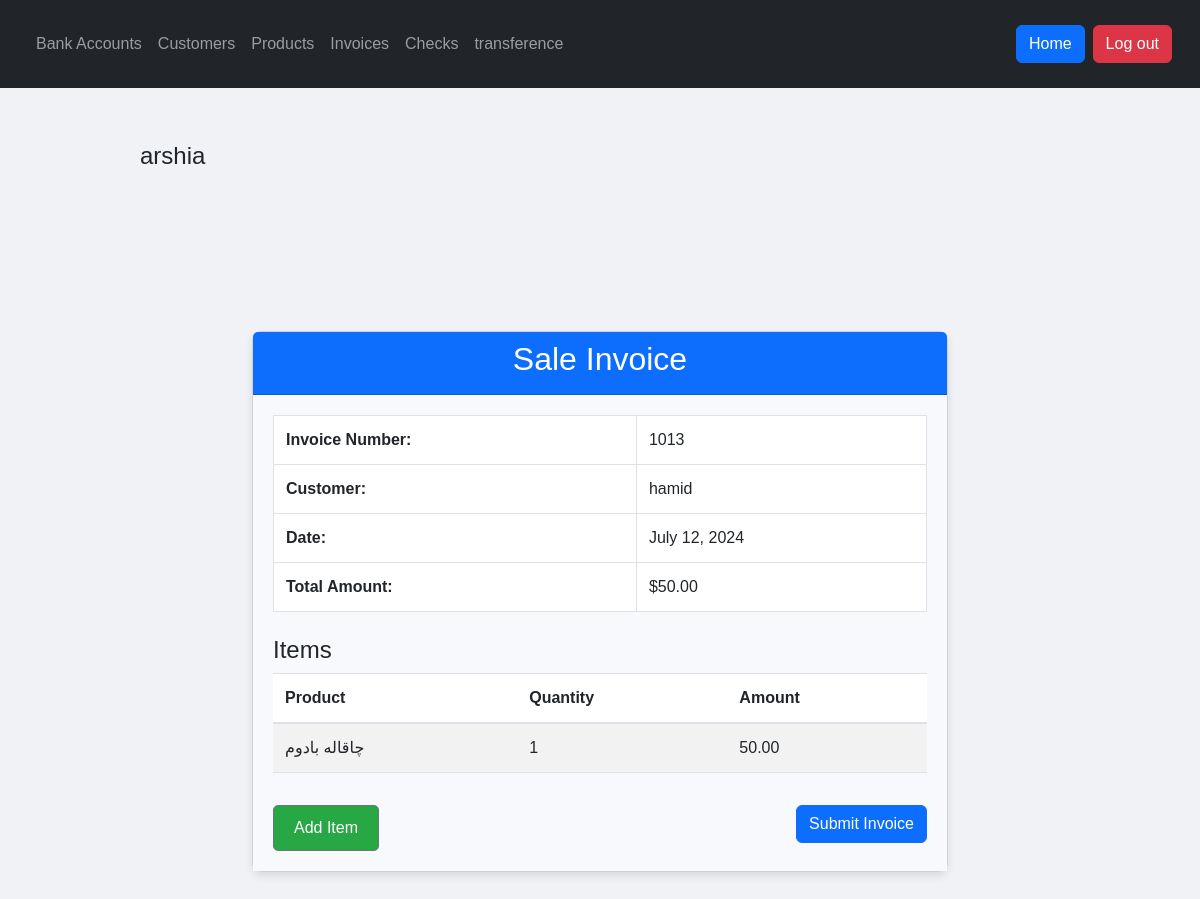
/invoices/13/ (signed in), run on the app's committed database.
### app/models.py (models this page shows, shortened)
class Invoice(models.Model):
    INVOICE_TYPES = (
        ('purchase', 'Purchase'),
        ('sale', 'Sale'),
    )
    user = models.ForeignKey(User, on_delete=models.CASCADE, null=True, blank=True)
    invoice_type = models.CharField(max_length=10, choices=INVOICE_TYPES)
    customer = models.ForeignKey(Customer, on_delete=models.CASCADE)
    date = models.DateField(auto_now_add=True)
    invoice_number = models.PositiveIntegerField(unique=True, blank=True, null=True)
    total_amount = models.DecimalField(max_digits=10, decimal_places=2, default=0.00, blank=True, null=True)
    remaining_amount = models.DecimalField(max_digits=10, decimal_places=2, default=0.00, blank=True, null=True)

class Customer(models.Model):
    user = models.ForeignKey(User, on_delete=models.CASCADE, null=True, blank=True)
    name = models.CharField(max_length=100)
    email = models.EmailField()

class InvoiceItem(models.Model):
    invoice = models.ForeignKey(Invoice, related_name='invoice_items', on_delete=models.CASCADE)
    product = models.ForeignKey(Product, on_delete=models.CASCADE)
    quantity = models.PositiveIntegerField()
    amount = models.DecimalField(max_digits=10, decimal_places=2, blank=True, null=True)
    is_submitted = models.BooleanField(default=False)

class Product(models.Model):
    user = models.ForeignKey(User, on_delete=models.CASCADE, null=True, blank=True)
    name = models.CharField(max_length=100)
    price = models.DecimalField(max_digits=10, decimal_places=2)
    quantity = models.IntegerField(default=0)

### app/views.py (the view)
# urls.py: path('invoices/<int:pk>/', InvoiceDetailView.as_view(), name='invoice-detail'),
class InvoiceDetailView(LoginRequiredMixin, DetailView):
    model = Invoice
    template_name = 'app/invoice_detail.html'
    context_object_name = 'invoice'
    def get_context_data(self, **kwargs):
        context = super().get_context_data(**kwargs)
        context['items'] = self.object.invoice_items.all()
        return context

### app/templates/app/invoice_detail.html
{% extends 'app/base.html' %}
{% load static %}
{% load custom_filters %}
{% block extra_css %}
<link rel="stylesheet" type="text/css" href="{% static 'css/invoice_detail.css' %}">
{% endblock %}
{% block content %}
<div class="container mt-5">
    <div class="card">
        {% if invoice.invoice_type == 'sale' %}
        <div class="card-header bg-primary text-white text-center">
            <h2>Sale Invoice</h2>
        </div>
        {% elif invoice.invoice_type == 'purchase' %}
        <div class="card-header bg-danger text-white text-center">
            <h2>Purchase Invoice</h2>
        </div>
        {% endif %}
        <div class="card-body">
            <table class="table table-bordered">
                <tbody>
                    <tr>
                        <th>Invoice Number:</th>
                        <td>{{ invoice.invoice_number }}</td>
                    </tr>
                    <tr>
                        <th>Customer:</th>
                        <td>{{ invoice.customer.name }}</td>
                    </tr>
                    <tr>
                        <th>Date:</th>
                        <td>{{ invoice.date }}</td>
                    </tr>
                    <tr>
                        <th>Total Amount:</th>
                        <td>${{ invoice.total_amount }}</td>
                    </tr>
                </tbody>
            </table>
            <h4 class="mt-4">Items</h4>
            <table class="table table-striped">
                <thead>
                    <tr>
                        <th>Product</th>
                        <th>Quantity</th>
                        <th>Amount</th>
                    </tr>
                </thead>
                <tbody>
                    {% for item in items %}
                    <tr>
                        <td>{{ item.product.name }}</td>
                        <td>{{ item.quantity }}</td>
                        <td>{{ item.amount }}</td>
                    </tr>
                    {% endfor %}
                </tbody>
            </table>
            <a href="{% url 'invoiceitem-create' invoice.id %}" class="btn btn-secondary mt-3">Add Item</a>
            <a href="{% url 'process-invoice' invoice.id %}" class="btn btn-primary mt-3 submit-btn " >Submit Invoice</a>
        </div>
    </div>
</div>
{% endblock %}

### app/templates/app/base.html (shortened to what this page needs)
<!DOCTYPE html>
<html>
<head>
    <link href="https://cdn.jsdelivr.net/npm/bootstrap@5.3.0-alpha1/dist/css/bootstrap.min.css" rel="stylesheet">
    {% load static %}
    <link rel="stylesheet" type="text/css" href="{% static 'css/base.css' %}">
    {% block extra_css %}
    {% endblock %}
</head>
<body>
    <header class="bg-dark text-white p-3 mb-4">
        <nav class="navbar navbar-expand-lg navbar-dark">
            <div class="container-fluid">
                <ul class="navbar-nav me-auto mb-2 mb-lg-0">
                    <li class="nav-item"><a class="nav-link" href="{% url 'bankaccount-list' %}">Bank Accounts</a></li>
                    <li class="nav-item"><a class="nav-link" href="{% url 'customer-list' %}">Customers</a></li>
                    <li class="nav-item"><a class="nav-link" href="{% url 'product-list' %}">Products</a></li>
                    <li class="nav-item"><a class="nav-link" href="{% url 'invoice-list' %}">Invoices</a></li>
                    <li class="nav-item"><a class="nav-link" href="{% url 'check-list' %}">Checks</a></li>
                    <li class="nav-item"><a class="nav-link" href="{% url 'transference-list' %}">transference</a></li>
                </ul>
                <div class="d-flex">
                    <button class="btn btn-primary me-2" onclick="window.location.href='/'">Home</button>
                    <form method="post" action="{% url 'logout' %}">
                        <button type="submit" class="btn btn-danger">Log out</button>
                    </form>
                </div>
            </div>
        </nav>
    </header>
    <div class="container">
        {% if request.user.is_authenticated %}
            <h1 class="username">{{request.user}}</h1>
        {% else %}
            <a href="{% url 'login' %}" class="btn btn-link">Login</a>
        {% endif %}
    </div>
    <div class="container mt-4">
        {% block content %}{% endblock %}
    </div>
</body>
</html>

### app/static/css/base.css (style rules this page uses)
body, html { margin: 0; padding: 0; font-family: Arial, sans-serif; }
.username { font-size: 24px; margin-top: 10px; }
a { text-decoration: none; color: #007bff; }

### app/static/css/invoice_detail.css (style rules this page uses)
body, html { margin: 0; padding: 0; font-family: 'Arial', sans-serif; background-color: #f0f2f5; }
.container { width: 80%; margin: auto; padding: 20px; }
.card { margin-top: 20px; border-radius: 10px; box-shadow: 0 4px 8px rgba(0, 0, 0, 0.1); background-color: #ffffff; }
.card-body { padding: 20px; background-color: #f7f9fc; }
.table { width: 100%; margin-bottom: 1rem; color: #212529; border-collapse: collapse; }
.table th, .table td { padding: 0.75rem; vertical-align: top; border-top: 1px solid #dee2e6; }
.table thead th { vertical-align: bottom; border-bottom: 2px solid #dee2e6; }
.table-bordered { border: 1px solid #dee2e6; }
.table-bordered th, .table-bordered td { border: 1px solid #dee2e6; }
.table-striped tbody tr:nth-of-type(odd) { background-color: rgba(0, 0, 0, 0.05); }
.btn-secondary { background-color: #28a745; color: #fff; text-decoration: none; border-radius: 5px; text-align: center; padding: 10px 20px; transition: background-color 0.3s ease, transform 0.3s ease; }
.submit-btn { float: right; }

### data on the page
Invoice: invoice_number "1013", customer.name "hamid", date "July 12, 2024", total_amount "50.00"
InvoiceItem: product.name "چاقاله بادوم", quantity "1", amount "50.00"

### other printed values
{{ request.user }} "arshia"
